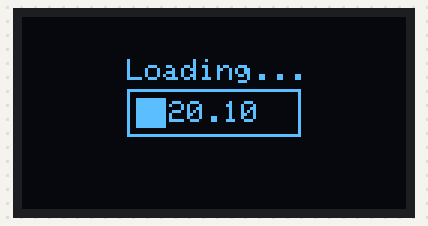
This program was run on a simulated ESP32. On the bench: 128×64 one-colour display. Random numbers use the default seed unless the program sets one.

Above: at 3.5 s.
At 6.6 s:
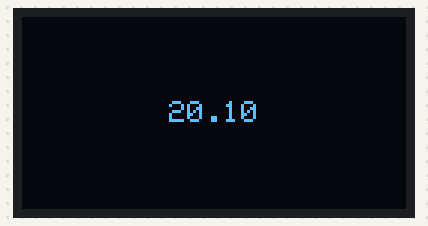
At 7.2 s:
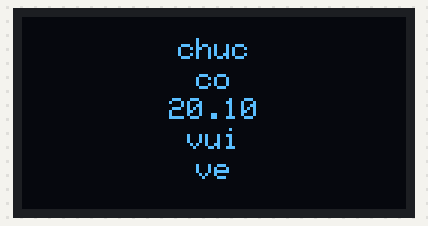
At 13.1 s:
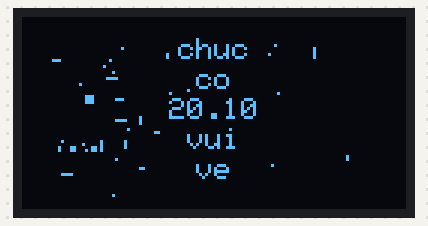
At 19.3 s:
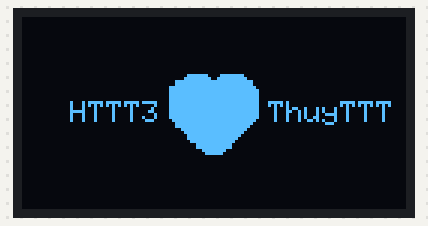
At 20.4 s:
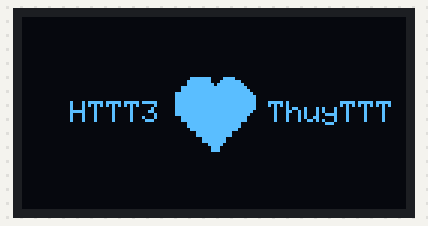

Measured:
- what the display in image 1 shows lasts 0.7 s, from 6.5 s to 7.2 s
- what the display in image 2 shows lasts 0.5 s, from 7.2 s to 7.7 s
- what the display in image 4 shows lasts 1.0 s, from 19.3 s to 20.3 s

The program:

main.cpp
```cpp
#include <Wire.h>
#include <Adafruit_GFX.h>
#include <Adafruit_SSD1306.h>
#include "structs/particle.h"
#include "utils/random.h"
#include "utils/bitmapHelper.h"
#include "heart/heart_1.h"

#define SCREEN_WIDTH 128
#define SCREEN_HEIGHT 64

#define LOADING_WIDTH 58
#define LOADING_HEIGHT 16
#define INNER_LOADING_OFFSET 3
#define MAX_PARTICLES 80
#define HEART_WIDTH 32
#define HEART_HEIGHT 32
#define TEXT_HEART_OFFSET 2
#define CLASS_NAME "HTTT3"
#define PROF_NAME "ThuyTTT"
#define ROTATE_INTERVAL_MS 400UL


const uint8_t *bitmapA = epd_bitmap_heart1;
const uint8_t *bitmapB = epd_bitmap_heart2;
const uint8_t *currentHeartBitmap = bitmapA;
unsigned long lastRotateMillis = 0;


void toggleBitmap() {
  currentHeartBitmap = (currentHeartBitmap == bitmapA) ? bitmapB : bitmapA;
}

const String congratulation = "chuc co 20.10 vui ve";
const int LEFT_CANNON_X = 0;
const int RIGHT_CANNON_X = SCREEN_WIDTH - 1;
const int CANNON_Y = SCREEN_HEIGHT;

Adafruit_SSD1306 display(SCREEN_WIDTH, SCREEN_HEIGHT, &Wire, -1);
Particle particles[MAX_PARTICLES];

void drawHeartText(bool isDisplay = true)
{
  display.clearDisplay();
  int16_t x1, y1;
  uint16_t class_w, class_h;
  uint16_t prof_w, prof_h;

  display.getTextBounds(CLASS_NAME, 0, 0, &x1, &y1, &class_w, &class_h);
  display.getTextBounds(PROF_NAME, 0, 0, &x1, &y1, &prof_w, &prof_h);
  int16_t class_x = SCREEN_WIDTH / 2 - HEART_WIDTH / 2 -class_w - TEXT_HEART_OFFSET;
  int16_t class_y = SCREEN_HEIGHT / 2 - int(class_h / 2);
  int16_t prof_x = SCREEN_WIDTH / 2 + HEART_WIDTH / 2 + TEXT_HEART_OFFSET;
  int16_t prof_y = SCREEN_HEIGHT / 2 - int(prof_h / 2);

  display.setCursor(class_x, class_y);
  display.print(CLASS_NAME);
  display.setCursor(prof_x, prof_y);
  display.print(PROF_NAME);

  // use the selected bitmap pointer

  unsigned long now = millis();
  if (now - lastRotateMillis >= ROTATE_INTERVAL_MS) {
    lastRotateMillis = now;
    toggleBitmap();
  }

  display.drawBitmap(
      (SCREEN_WIDTH - HEART_WIDTH) / 2,
      (SCREEN_HEIGHT - HEART_HEIGHT) / 2,
      currentHeartBitmap, HEART_WIDTH, HEART_HEIGHT, SSD1306_WHITE);
  if (isDisplay)
  {
    display.display();
  }
}


void blitOr(const uint8_t *src, int src_w, int src_h, int dest_x, int dest_y)
{
  // empty src
  if (!src)
    return;
  if (src_w <= 0 || src_h <= 0)
    return;

  uint8_t *buf = display.getBuffer();
  const int buf_w = SCREEN_WIDTH;
  const int buf_h = SCREEN_HEIGHT;
  const int buf_size = (buf_w * buf_h) / 8;

  int src_pages = (src_h + 7) / 8;
  int dest_page = dest_y / 8;
  int bit_offset = dest_y % 8;

  // entirely off-screen
  if (dest_x + src_w <= 0 || dest_x >= buf_w)
    return;
  if (dest_page + src_pages < 0 || dest_page >= (buf_h / 8))
    return;

  // start drawing
  for (int x = 0; x < src_w; ++x)
  {
    // loop through width of src
    int dx = dest_x + x;
    if (dx < 0 || dx >= buf_w)
      continue;

    for (int p = 0; p < src_pages; ++p)
    {
      uint8_t src_byte = src[p * src_w + x];
      if (src_byte == 0)
        continue;

      int dest_index = (dest_page + p) * buf_w + dx;
      if (dest_index < 0 || dest_index >= buf_size)
        continue;

      if (bit_offset == 0)
      {
        buf[dest_index] |= src_byte;
      }
      else
      {
        uint8_t low = src_byte << bit_offset;
        buf[dest_index] |= low;

        int next_page_index = dest_index + buf_w;
        if (next_page_index >= 0 && next_page_index < buf_size)
        {
          uint8_t high = src_byte >> (8 - bit_offset);
          buf[next_page_index] |= high;
        }
      }
    }
  }
}

void splitScreen()
{
  uint8_t *buffer = display.getBuffer();
  int bufferSize = SCREEN_WIDTH * SCREEN_HEIGHT / 8;

  int middle = SCREEN_HEIGHT / 2;
  int pages = SCREEN_HEIGHT / 8;

  int halfBytes = bufferSize / 2;
  uint8_t firstHalf[halfBytes];
  uint8_t secondHalf[bufferSize - halfBytes];

  memcpy(firstHalf, buffer, halfBytes);
  memcpy(secondHalf, buffer + halfBytes, bufferSize - halfBytes);

  // what the hell I am doing with my life
  for (uint16_t i = 1; i <= SCREEN_HEIGHT / 2; i++)
  {
    drawHeartText(false);

    // clear everything
    display.fillRect(0, 0, SCREEN_WIDTH, SCREEN_HEIGHT / 2 - i, BLACK);
    display.fillRect(0, SCREEN_HEIGHT / 2 + i, SCREEN_WIDTH, SCREEN_HEIGHT / 2 - i, BLACK);

    trimAndShift(firstHalf, SCREEN_WIDTH, SCREEN_HEIGHT);
    // OR into the display buffer
    blitOr(firstHalf, SCREEN_WIDTH, SCREEN_HEIGHT / 2, 0, 0);
    blitOr(secondHalf, SCREEN_WIDTH, SCREEN_HEIGHT / 2, 0, SCREEN_HEIGHT / 2 + i);
    display.drawPixel(SCREEN_WIDTH/2, 0, WHITE);
    display.display();
    delay(100);
  }
}

void tearEverythingDown(int text_x, int text_y, String text)
{
  for (int y = 0; y < SCREEN_HEIGHT; ++y)
  {
    display.fillRect(0, y, SCREEN_WIDTH, 1, BLACK);
    display.setCursor(text_x, text_y);
    display.print(text);
    display.display();
  }
}

void drawLoading(float percentage, int *x, int *y, String *final_text)
{
  display.clearDisplay();
  int start_x = SCREEN_WIDTH / 2 - LOADING_WIDTH / 2;
  int start_y = SCREEN_HEIGHT / 2 - LOADING_HEIGHT / 2;

  int inner_x = start_x + INNER_LOADING_OFFSET;
  int inner_y = start_y + INNER_LOADING_OFFSET;
  int INNER_WIDTH = LOADING_WIDTH - INNER_LOADING_OFFSET * 2;
  int INNER_HEIGHT = LOADING_HEIGHT - INNER_LOADING_OFFSET * 2;

  int16_t x1, y1;
  uint16_t w, h;
  uint16_t loading_w, loading_h;
  uint16_t single_w, single_h;

  display.getTextBounds("Loading...", 0, 0, &x1, &y1, &loading_w, &loading_h);
  display.getTextBounds("000.00", 0, 0, &x1, &y1, &w, &h);
  display.getTextBounds("0", 0, 0, &x1, &y1, &single_w, &single_h);

  int default_text_x = start_x + LOADING_WIDTH / 2 - int(w / 2);
  *y = start_y + LOADING_HEIGHT / 2 - int(h / 2);
  int loading_x = start_x;
  int loading_y = start_y - loading_h - 2;

  int target = int(round(percentage * 100.0));

  for (int i = 0; i <= target; i += 15)
  {
    float progress = i / 100.0;
    display.clearDisplay();
    display.drawRect(start_x, start_y, LOADING_WIDTH, LOADING_HEIGHT, WHITE);
    display.fillRect(inner_x, inner_y, int((progress / 100.0) * INNER_WIDTH), INNER_HEIGHT, WHITE);

    *final_text = String(progress, 2);
    *x = default_text_x + (6 - (*final_text).length()) * (single_w / 2);
    display.setCursor(loading_x, loading_y);
    display.print("Loading...");
    display.setCursor(*x, *y);
    display.print(*final_text);
    display.display();
  }
}

void spawnParticleFromLeft()
{
  for (int i = 0; i < MAX_PARTICLES; ++i)
  {
    if (!particles[i].active)
    {
      particles[i].active = true;
      particles[i].x = LEFT_CANNON_X + 2;
      particles[i].y = CANNON_Y;
      particles[i].vx = randRangeF(0.7f, 2.4f);
      particles[i].vy = randRangeF(-5.2f, -0.2f);
      particles[i].life = randRangeInt(24, 60);
      particles[i].size = randRangeInt(1, 3);
      particles[i].shape = randRangeInt(0, 3);
      break;
    }
  }
}

void spawnParticleFromRight()
{
  for (int i = 0; i < MAX_PARTICLES; ++i)
  {
    if (!particles[i].active)
    {
      particles[i].active = true;
      particles[i].x = RIGHT_CANNON_X - 2;
      particles[i].y = CANNON_Y;
      particles[i].vx = randRangeF(-2.4f, -0.7f);
      particles[i].vy = randRangeF(-5.2f, -0.2f);
      particles[i].life = randRangeInt(24, 60);
      particles[i].size = randRangeInt(1, 3);
      particles[i].shape = randRangeInt(0, 3);
      break;
    }
  }
}

void addText(String text, bool isDisplay = true)
{
  display.clearDisplay();

  int16_t x1, y1;
  uint16_t w, h;

  // Split text by spaces
  String words[20];
  int wordCount = 0;
  int startIndex = 0;

  while (true)
  {
    int spaceIndex = text.indexOf(' ', startIndex);
    if (spaceIndex == -1)
    {
      words[wordCount++] = text.substring(startIndex);
      break;
    }
    else
    {
      words[wordCount++] = text.substring(startIndex, spaceIndex);
      startIndex = spaceIndex + 1;
    }
  }

  // Determine total text block height
  int lineHeight = 10;
  int totalHeight = wordCount * lineHeight;
  int startY = (SCREEN_HEIGHT - totalHeight) / 2;

  // Draw each word centered horizontally
  for (int i = 0; i < wordCount; i++)
  {
    display.getTextBounds(words[i], 0, 0, &x1, &y1, &w, &h);
    int start_x = (SCREEN_WIDTH - w) / 2;
    int start_y = startY + i * lineHeight;
    display.setCursor(start_x, start_y);
    display.print(words[i]);
  }

  if (isDisplay)
  {
    display.display();
  }
}

bool anyParticleActive()
{
  for (int i = 0; i < MAX_PARTICLES; ++i)
  {
    if (particles[i].active)
      return true;
  }
  return false;
}

void playConfetti(unsigned long duration_ms)
{
  unsigned long start = millis();
  unsigned long lastSpawn = 0;
  const unsigned long spawnInterval = 60;
  const float gravity = 0.12f;

  // ensure particle pool is clear
  for (int i = 0; i < MAX_PARTICLES; ++i)
    particles[i].active = false;

  while ((millis() - start < duration_ms) || anyParticleActive())
  {
    unsigned long now = millis();

    // spawn a small burst from both sides occasionally
    if (millis() - start < duration_ms)
    {
      if (now - lastSpawn >= spawnInterval)
      {
        lastSpawn = now;
        // spawn each side
        int leftBurst = randRangeInt(2, 6);
        int rightBurst = randRangeInt(2, 6);
        for (int i = 0; i < leftBurst; ++i)
          spawnParticleFromLeft();
        for (int i = 0; i < rightBurst; ++i)
          spawnParticleFromRight();
      }
    }

    // Update particles physics
    for (int i = 0; i < MAX_PARTICLES; ++i)
    {
      if (!particles[i].active)
        continue;
      particles[i].x += particles[i].vx;
      particles[i].y += particles[i].vy;
      particles[i].vy += gravity; // gravity pulls down
      // slight air resistance to horizontal speed
      particles[i].vx *= 0.995f;

      // decrease life, and deactivate if out of screen or life finished
      if (particles[i].life > 0)
        particles[i].life--;
      if (particles[i].life == 0 ||
          particles[i].y > SCREEN_HEIGHT + 4 ||
          particles[i].x < -6 ||
          particles[i].x > SCREEN_WIDTH + 6)
      {
        particles[i].active = false;
      }
    }

    // Draw frame
    addText(congratulation, false);
    for (int i = 0; i < MAX_PARTICLES; ++i)
    {
      if (!particles[i].active)
        continue;
      int px = int(particles[i].x + 0.5f);
      int py = int(particles[i].y + 0.5f);

      // different tiny paper styles: pixel, tiny line, small rect, diagonal
      switch (particles[i].shape)
      {
      case 0:
        // single pixel / dot
        display.drawPixel(px, py, WHITE);
        break;
      case 1:
        // horizontal tiny dash
        display.drawFastHLine(px - 1, py, particles[i].size + 1, WHITE);
        break;
      case 2:
        // vertical tiny dash
        display.drawFastVLine(px, py - 1, particles[i].size + 1, WHITE);
        break;
      default:
        // small square
        display.fillRect(px - (particles[i].size / 2), py - (particles[i].size / 2),
                         particles[i].size, particles[i].size, WHITE);
        break;
      }
    }

    display.display();
    delay(16);
  }

  delay(150);
  display.clearDisplay();
  addText(congratulation, true);
}

void setup()
{
  Serial.begin(115200);
  if (!display.begin(SSD1306_SWITCHCAPVCC, 0x3C))
  {
    Serial.println("SSD1306 allocation failed");
  }

  // set up for text
  display.setTextSize(1);
  display.setTextColor(WHITE);
  display.setFont();

  display.clearDisplay();

  int x, y;
  String last_text;
  drawLoading(20.10, &x, &y, &last_text);
  delay(2000);
  tearEverythingDown(x, y, last_text);
  addText(congratulation);
  delay(500);
  playConfetti(5000UL);
  splitScreen();
}


void loop()
{
  drawHeartText(true);
  delay(1000);

}
```

particle.h
```cpp
#include <Arduino.h>


struct Particle {
  float x, y;
  float vx, vy;
  uint8_t life;
  uint8_t size;
  uint8_t shape;
  bool active;
};
```

bitmapHelper.h
```cpp
#include <Arduino.h>


void trimAndShift(uint8_t *buffer, int width, int height) {
    int pages = height / 8;
    int halfPages = pages / 2;

    for (int x = 0; x < width; x++) {
        for (int page = 0; page < halfPages; page++) {
            // Current byte
            uint8_t current = buffer[page * width + x];
            // Next byte
            uint8_t next = 0x00;
            if (page < halfPages - 1) {
                next = buffer[(page + 1) * width + x];
            }
            buffer[page * width + x] = (current >> 1) | ((next & 0x01) << 7);
        }
    }
}
```

random.h
```cpp
#include <Arduino.h>

int randRangeInt(int a, int b) { return a + (rand() % (b - a + 1)); }
float randRangeF(float a, float b) { return a + (float(rand()) / RAND_MAX) * (b - a); }
```

Source omitted: heart_1.h (data table, 1766 bytes)
